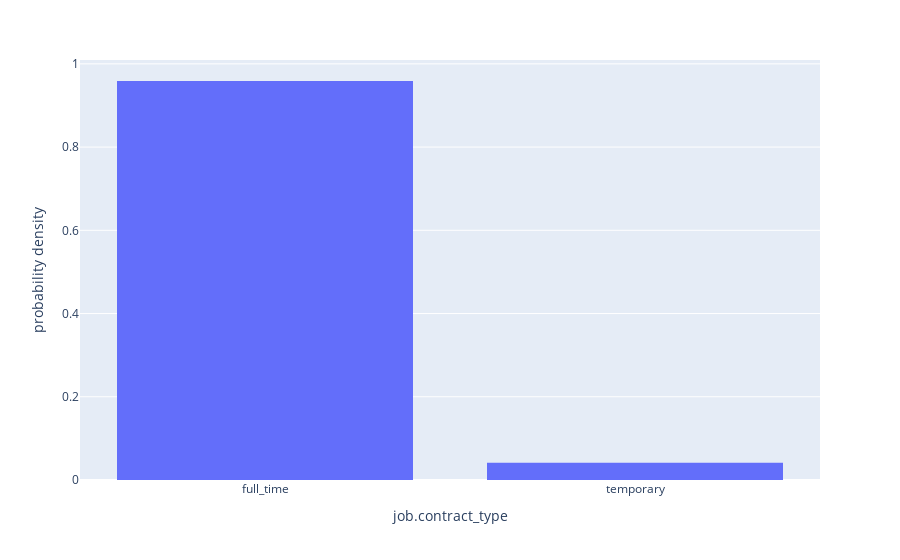

Here is the notebook cell this chart was saved with:
### Code cell
fig = px.histogram(df_welcome, x="job.contract_type", histnorm="probability density")
fig.show()

### Figure 1 — Plotly figure (JSON) as saved in the notebook; plotly's stock layout.template omitted (floating-point values rounded to 4 significant figures; data arrays with more than 128 entries replaced by an {"elided": "..."} marker saying what was removed)
{"data": [{"alignmentgroup": "True", "bingroup": "x", "histnorm": "probability density", "hovertemplate": "job.contract_type=%{x}<br>probability density=%{y}<extra></extra>", "legendgroup": "", "marker": {"color": "#636efa", "pattern": {"shape": ""}}, "name": "", "offsetgroup": "", "orientation": "v", "showlegend": false, "type": "histogram", "x": {"elided": "461 str values"}, "xaxis": "x", "yaxis": "y"}], "layout": {"barmode": "relative", "legend": {"tracegroupgap": 0}, "margin": {"t": 60}, "xaxis": {"anchor": "y", "domain": [0, 1], "title": {"text": "job.contract_type"}}, "yaxis": {"anchor": "x", "domain": [0, 1], "title": {"text": "probability density"}}}}
